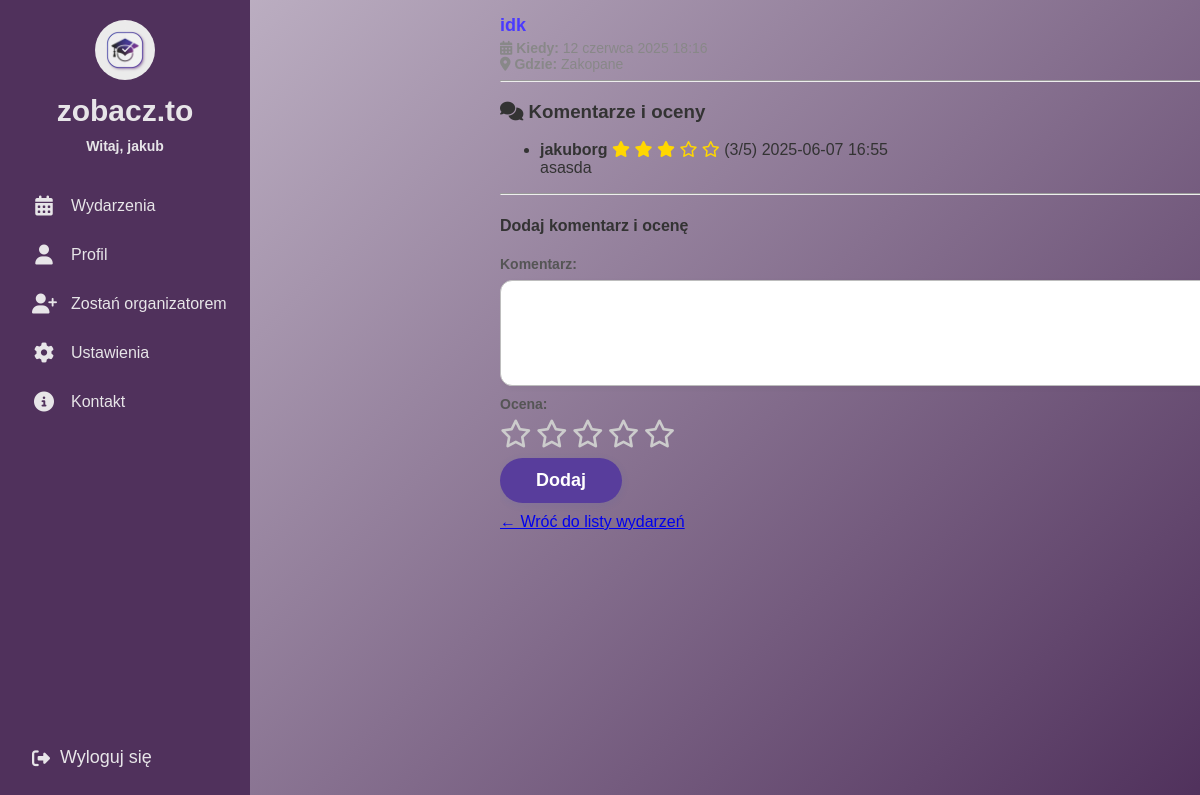
The app's page /events/event/17/ (signed in), older data.
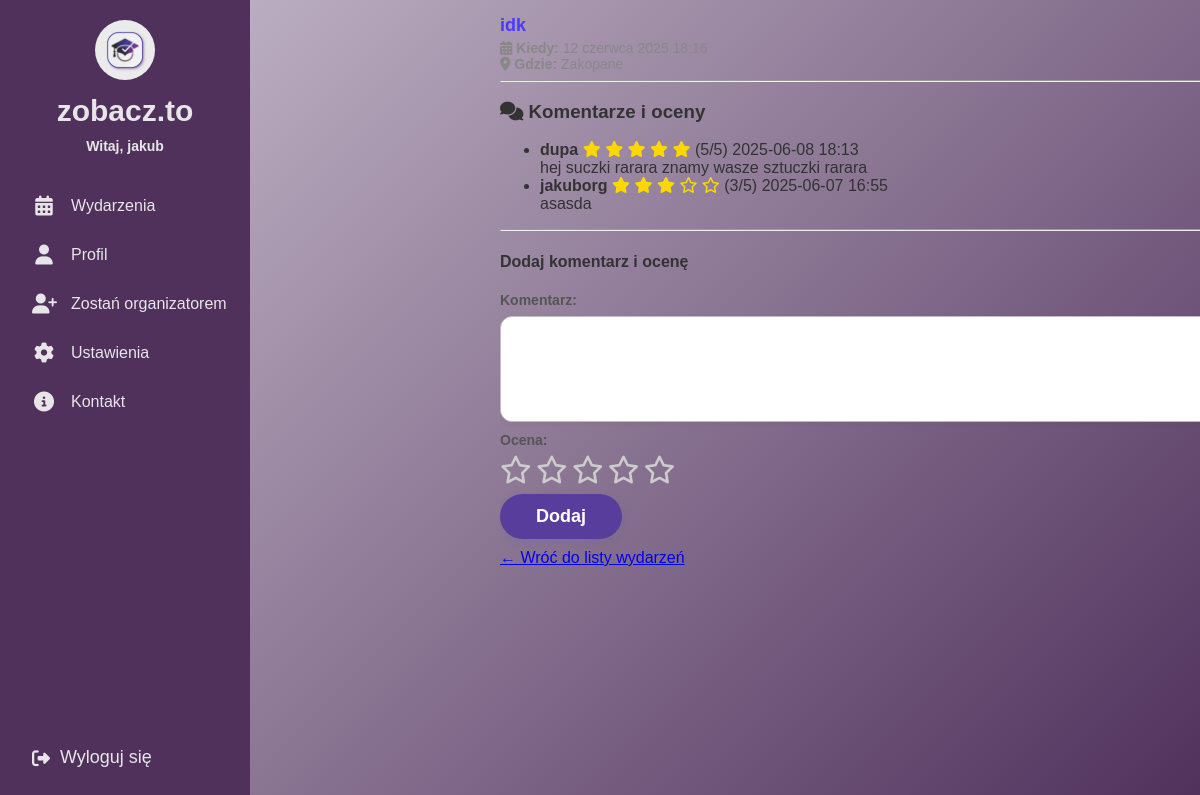
The same page, newer data.
### events/models.py (models this page shows, shortened)
class EventComment(models.Model):
    event = models.ForeignKey(Event, on_delete=models.CASCADE, related_name="comments")
    user = models.ForeignKey(User, on_delete=models.CASCADE)
    comment = models.TextField("Komentarz")
    rating = models.PositiveSmallIntegerField("Ocena", choices=[(i, i) for i in range(1, 6)])
    created_at = models.DateTimeField(auto_now_add=True)

### events/views.py (the view)
# urls.py: path('event/<int:event_id>/', views.event_detail, name='event_detail'),
@login_required
def event_detail(request, event_id):
    event = get_object_or_404(Event, id=event_id)
    comments = event.comments.select_related('user').order_by('-created_at')
    avg_rating = event.comments.aggregate(avg=Avg('rating'))['avg']
    if request.method == 'POST':
        form = EventCommentForm(request.POST)
        if form.is_valid():
            comment = form.save(commit=False)
            comment.event = event
            comment.user = request.user
            comment.save()
            messages.success(request, "Twój komentarz został dodany.")
            return redirect('event_detail', event_id=event.id)
    else:
        form = EventCommentForm()
        return render(request, 'events/event_detail.html', {
        'event': event,
        'comments': comments,
        'form': form,
        'avg_rating': round(avg_rating or 0, 2),
    })

### events/forms.py
class EventCommentForm(forms.ModelForm):
    class Meta:
        model = EventComment
        fields = ['comment', 'rating']
        widgets = {
            'comment': forms.Textarea(attrs={'rows': 3}),
            'rating': forms.Select(choices=[(i, i) for i in range(1, 6)]),
        }

### templates/events/event_detail.html (shortened to what this page needs)
{% extends "base.html" %}
{% load static %}
{% block content %}
<link rel="stylesheet" href="https://cdnjs.cloudflare.com/ajax/libs/font-awesome/6.4.0/css/all.min.css">
<link rel="stylesheet" href="{% static 'css/events.css' %}">
<div class="main-content">
  <div class="event-detail-card">
    <h2 class="event-title">{{ event.title }}</h2>
    <div class="event-meta">
      <span><i class="fas fa-calendar-alt"></i> <strong>Kiedy:</strong> {{ event.date }}</span><br>
      <span><i class="fas fa-map-marker-alt"></i> <strong>Gdzie:</strong> {{ event.location }}</span>
    </div>
    <hr>
    <div class="event-comments-section">
      <h3><i class="fas fa-comments"></i> Komentarze i oceny</h3>
      <ul class="comments-list">
        {% for comment in comments %}
          <li class="comment-item">
            <div class="comment-header">
              <strong>{{ comment.user.username }}</strong>
              <span class="comment-rating">
                {% for i in "12345"|make_list %}
                  {% if forloop.counter <= comment.rating %}
                    <i class="fas fa-star" style="color:gold"></i>
                  {% else %}
                    <i class="far fa-star" style="color:gold"></i>
                  {% endif %}
                {% endfor %}
                ({{ comment.rating }}/5)
              </span>
              <span class="comment-date">{{ comment.created_at|date:"Y-m-d H:i" }}</span>
            </div>
            <div class="comment-body">
              {{ comment.comment }}
            </div>
          </li>
        {% empty %}
          <li class="event-empty">Brak komentarzy.</li>
        {% endfor %}
      </ul>
    </div>
    <hr>
    {% if user.is_authenticated %}
      <div class="add-comment-section">
        <h4>Dodaj komentarz i ocenę</h4>
        <form method="post" class="comment-form" id="comment-form">
          <div class="form-group">
            {{ form.comment.label_tag }}
            {{ form.comment }}
          </div>
          <div class="form-group">
            <label>Ocena:</label>
            <span id="star-rating">
              {% for i in "12345"|make_list %}
                <i class="fa-star far" data-value="{{ forloop.counter }}"></i>
              {% endfor %}
            </span>
          </div>
          <button type="submit" class="enroll-button">Dodaj</button>
        </form>
      </div>
    {% else %}
      <p><a href="{% url 'login' %}">Zaloguj się</a>, aby dodać komentarz.</p>
    {% endif %}
    <a href="{% url 'events_list' %}" class="back-link">← Wróć do listy wydarzeń</a>
  </div>
</div>
{% endblock %}

### templates/base.html (shortened to what this page needs)
{% load static %}
<!DOCTYPE html>
<html>
<head>
  <link rel="stylesheet" href="https://cdnjs.cloudflare.com/ajax/libs/font-awesome/6.4.0/css/all.min.css">
  <link rel="stylesheet" href="{% static 'css/home.css' %}">
  <link rel="stylesheet" href="{% static 'css/contact.css' %}">
  <link rel="stylesheet" href="{% static 'css/profile.css' %}">
</head>
<body>
<div class="sidebar">
  <div class="top">
    <div class="logo">
      <a href="{% url 'home' %}">
        <img src="{% static 'images/logo.jpeg' %}" alt="Logo">
      </a>
      <span class="site-name">zobacz.to</span>
      {% if user.is_authenticated %}
        <span class="username">Witaj, {{ user.username }}</span>
      {% endif %}
    </div>
    <div class="menu">
      <a href="{% url 'events_list' %}">
        <i class="fas fa-calendar-alt"></i>
        <span class="label">Wydarzenia</span>
      </a>
      <a href="{% url 'profile' %}">
        <i class="fas fa-user"></i>
        <span class="label">Profil</span>
      </a>
      {% if user.is_authenticated %}
        {% for group in user.groups.all %}
            {% if group.name == "student" %}
                <a href="{% url 'organizer_request_create' %}">
                    <i class="fas fa-user-plus"></i>
                    <span class="label">Zostań organizatorem</span>
                </a>
            {% endif %}
        {% endfor %}
    {% endif %}
      <a href="#">
        <i class="fas fa-cog"></i>
        <span class="label">Ustawienia</span>
      </a>
      <a href="{% url 'contact' %}">
        <i class="fas fa-info-circle"></i>
        <span class="label">Kontakt</span>
      </a>
    </div>
  </div>
  <div class="bottom">
    <form action="{% url 'logout' %}" method="post">
      <button type="submit">
        <i class="fas fa-sign-out-alt"></i>
        <span class="logout-label">Wyloguj się</span>
      </button>
    </form>
  </div>
</div>
  <main>
    <div class="main-content">
    {% block content %}
    {% endblock content %}
  </main>
</body>
</html>

Row changes from the older to the newer data that the page shows:
added EventComment: user.username "dupa", rating "5", created_at "2025-06-08 18:13", comment "hej suczki rarara znamy wasze sztuczki rarara"
